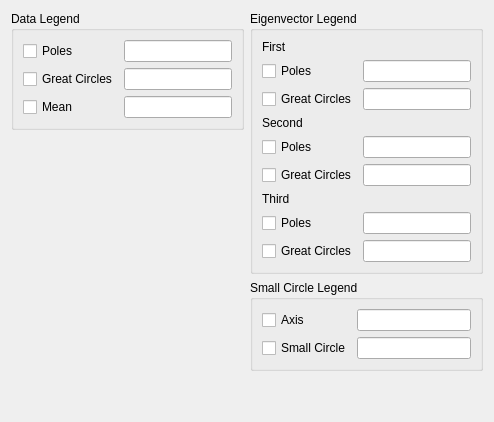
     <widget class="QWidget" name="tab_5">
      <attribute name="title">
       <string>General</string>
      </attribute>
      <layout class="QHBoxLayout" name="horizontalLayout_5">
       <item>
        <layout class="QVBoxLayout" name="verticalLayout_19">
         <item>
          <widget class="QGroupBox" name="groupBox_8">
           <property name="title">
            <string>Data Legend</string>
           </property>
           <layout class="QGridLayout" name="gridLayout_11">
            <item row="0" column="1">
             <widget class="QLineEdit" name="prop_legend_point"/>
            </item>
            <item row="1" column="0">
             <widget class="QCheckBox" name="prop_checklegend_GC">
              <property name="text">
               <string>Great Circles</string>
              </property>
             </widget>
            </item>
            <item row="1" column="1">
             <widget class="QLineEdit" name="prop_legend_GC"/>
            </item>
            <item row="0" column="0">
             <widget class="QCheckBox" name="prop_checklegend_point">
              <property name="text">
               <string>Poles</string>
              </property>
             </widget>
            </item>
            <item row="2" column="0">
             <widget class="QCheckBox" name="prop_checklegend_meanpoint">
              <property name="text">
               <string>Mean</string>
              </property>
             </widget>
            </item>
            <item row="2" column="1">
             <widget class="QLineEdit" name="prop_legend_meanpoint"/>
            </item>
           </layout>
          </widget>
         </item>
         <item>
          <spacer name="verticalSpacer_3">
           <property name="orientation">
            <enum>Qt::Vertical</enum>
           </property>
           <property name="sizeHint" stdset="0">
            <size>
             <width>20</width>
             <height>40</height>
            </size>
           </property>
          </spacer>
         </item>
        </layout>
       </item>
       <item>
        <layout class="QVBoxLayout" name="verticalLayout_16">
         <item>
          <widget class="QGroupBox" name="groupBox_10">
           <property name="title">
            <string>Eigenvector Legend</string>
           </property>
           <layout class="QGridLayout" name="gridLayout_16">
            <item row="0" column="0">
             <widget class="QLabel" name="label_16">
              <property name="text">
               <string>First</string>
              </property>
             </widget>
            </item>
            <item row="1" column="0">
             <widget class="QCheckBox" name="prop_checklegend_v1point">
              <property name="text">
               <string>Poles</string>
              </property>
             </widget>
            </item>
            <item row="1" column="1">
             <widget class="QLineEdit" name="prop_legend_v1point"/>
            </item>
            <item row="2" column="0">
             <widget class="QCheckBox" name="prop_checklegend_v1GC">
              <property name="text">
               <string>Great Circles</string>
              </property>
             </widget>
            </item>
            <item row="2" column="1">
             <widget class="QLineEdit" name="prop_legend_v1GC"/>
            </item>
            <item row="3" column="0">
             <widget class="QLabel" name="label_17">
              <property name="text">
               <string>Second</string>
              </property>
             </widget>
            </item>
            <item row="4" column="0">
             <widget class="QCheckBox" name="prop_checklegend_v2point">
              <property name="text">
               <string>Poles</string>
              </property>
             </widget>
            </item>
            <item row="4" column="1">
             <widget class="QLineEdit" name="prop_legend_v2point"/>
            </item>
            <item row="5" column="0">
             <widget class="QCheckBox" name="prop_checklegend_v2GC">
              <property name="text">
               <string>Great Circles</string>
              </property>
             </widget>
            </item>
            <item row="5" column="1">
             <widget class="QLineEdit" name="prop_legend_v2GC"/>
            </item>
            <item row="6" column="0">
             <widget class="QLabel" name="label_21">
              <property name="text">
               <string>Third</string>
              </property>
             </widget>
            </item>
            <item row="7" column="0">
             <widget class="QCheckBox" name="prop_checklegend_v3point">
              <property name="text">
               <string>Poles</string>
              </property>
             </widget>
            </item>
            <item row="7" column="1">
             <widget class="QLineEdit" name="prop_legend_v3point"/>
            </item>
            <item row="8" column="0">
             <widget class="QCheckBox" name="prop_checklegend_v3GC">
              <property name="text">
               <string>Great Circles</string>
              </property>
             </widget>
            </item>
            <item row="8" column="1">
             <widget class="QLineEdit" name="prop_legend_v3GC"/>
            </item>
           </layout>
          </widget>
         </item>
         <item>
          <widget class="QGroupBox" name="groupBox_17">
           <property name="title">
            <string>Small Circle Legend</string>
           </property>
           <layout class="QGridLayout" name="gridLayout_21">
            <item row="0" column="0">
             <widget class="QCheckBox" name="prop_checklegend_scaxis">
              <property name="text">
               <string>Axis</string>
              </property>
             </widget>
            </item>
            <item row="0" column="1">
             <widget class="QLineEdit" name="prop_legend_scaxis"/>
            </item>
            <item row="1" column="0">
             <widget class="QCheckBox" name="prop_checklegend_sccirc">
              <property name="text">
               <string>Small Circle</string>
              </property>
             </widget>
            </item>
            <item row="1" column="1">
             <widget class="QLineEdit" name="prop_legend_sccirc"/>
            </item>
           </layout>
          </widget>
         </item>
         <item>
          <spacer name="verticalSpacer_4">
           <property name="orientation">
            <enum>Qt::Vertical</enum>
           </property>
           <property name="sizeHint" stdset="0">
            <size>
             <width>20</width>
             <height>40</height>
            </size>
           </property>
          </spacer>
         </item>
        </layout>
       </item>
      </layout>
     </widget>
